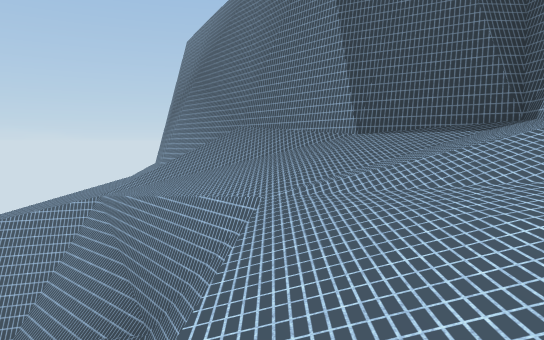
view 1 (above)

17 first-person views from a walk through a scene from a Unity 3-D project. The camera is 1.5 m above the floor, tilts 4° down and sees 70° across. The floor is counted in squares, 2 m on a side. Each view is taken from the middle of a square. On the plan, view 1 faces up. The plan holds only what a view shows up to about 12 squares ahead; the rest is blank. The place goes on beyond the plan. The player is left out. Surface patterns are stand-ins for the level's own textures.

view 2
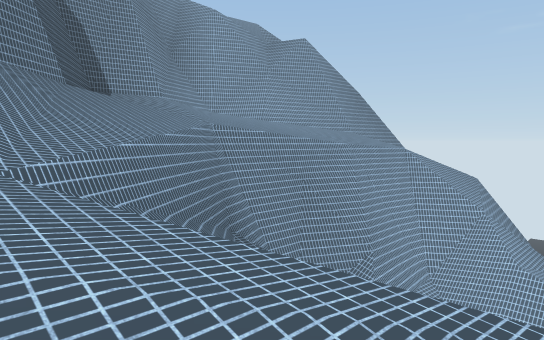

view 3
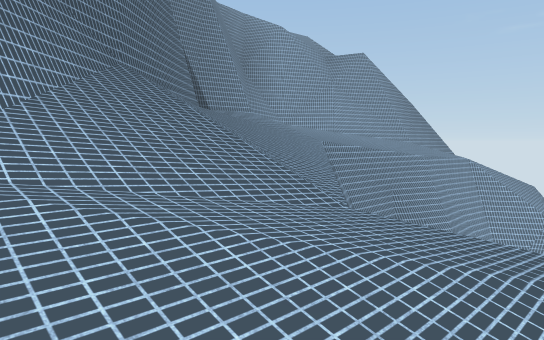

view 4
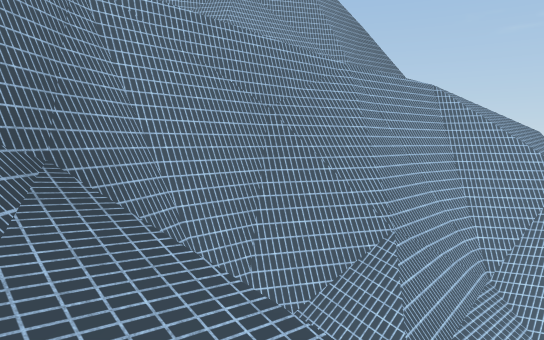

view 5
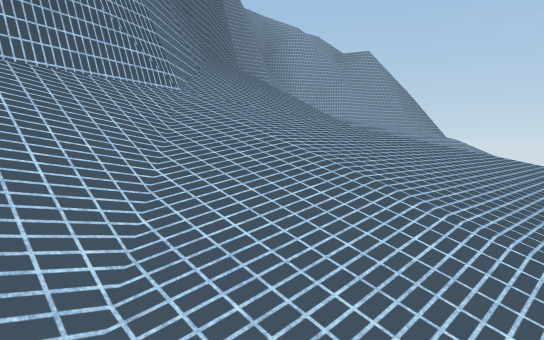

view 6
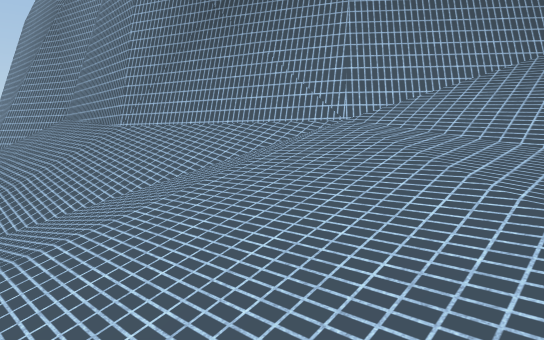

view 7
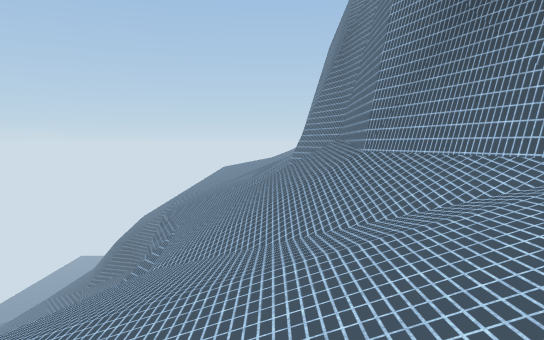

view 8
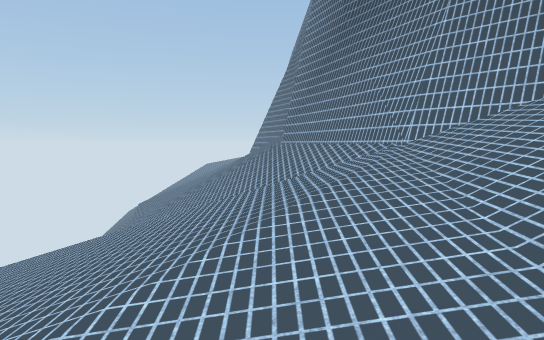

view 9
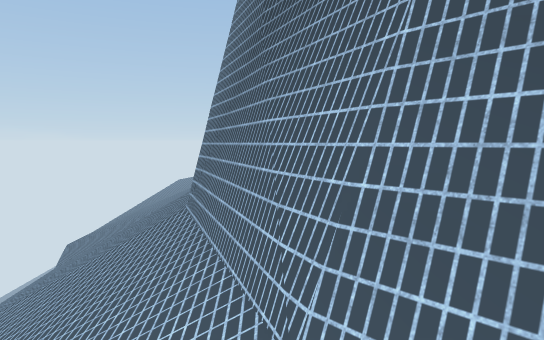

view 10
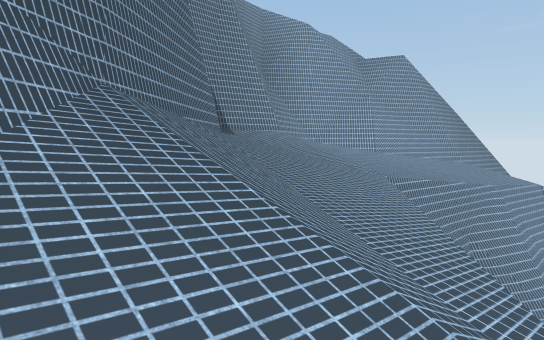

view 11
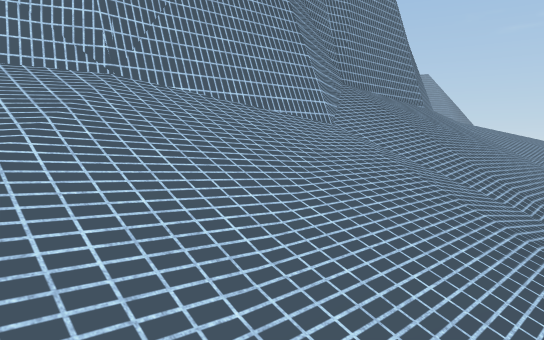

view 12
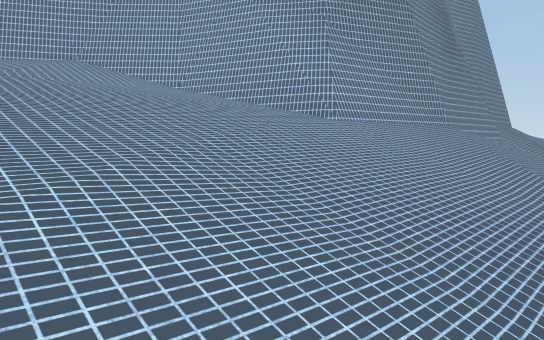

view 13
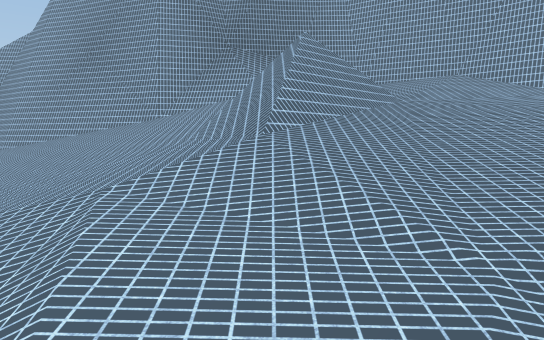

view 14
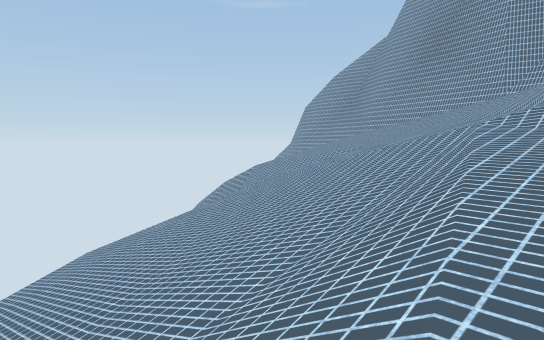

view 15
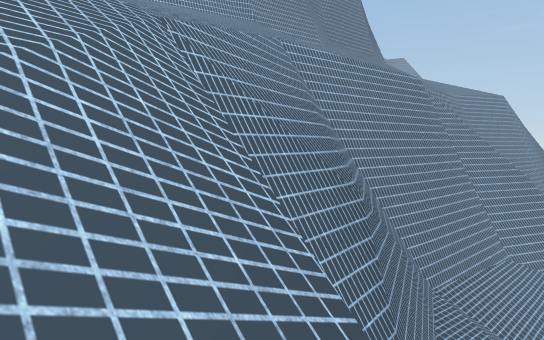

view 16
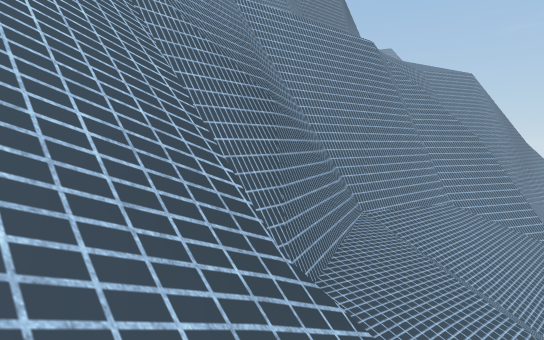

view 17
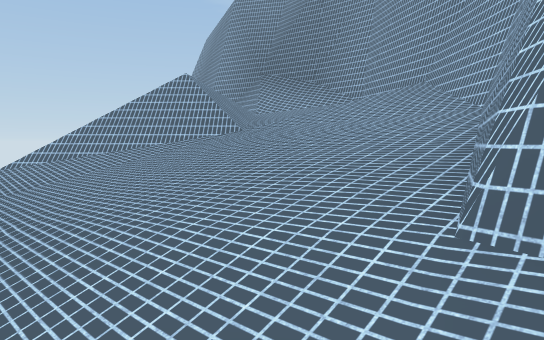

### Floor plan
Key: @ floor where view 1 was taken; # wall or solid block; . main floor; : floor 0.75 m higher than the main floor; - floor 0.75 m lower than the main floor; + floor 1.5 m higher than the main floor; _ floor 1.5 m lower than the main floor; < floor 4.75 m lower than the main floor; ( floor 6.5 m lower than the main floor; / step, stairs or slope; = window, fence, low wall or low ledge; v drop or lower ground.
Columns run from 12 left of view 1 to 3 right of it. Each row starts with its distance up from view 1.
 33           ////#
 32      //v  ////#
 31      ////////##
 30      ////////#
 29      ////////#
 28      ////////##
 27     /__///===##
 26      //_//=/++#
 25 ////  //..:/++#
 24  /v/////..://##
 23  =#v////..:+##
 22  //#v////.###
 21  //#v////##
 20  //# ///##
 19  //#v///#
 18  //#v///#
 17  //#v///#
 16  /##vv//##
 15     vv///#
 14      v///#
 13      v///#
 12      v///#
 11      v///##
 10      v__./##
  9       __.//##
  8       __-///##
  7       __/=///#
  6       v///#//###
  5        =///////#
  4            #/:+#
  3           ##///#
  2          =##.:+#
  1          =#v.:+#
  0        ((##v@.##
 -1        (<=#v..##
 -2          =vv.###

Where each view was taken, in squares from view 1:
view 1: 0 up, 0 right, facing up
view 2: 8 up, 6 left, facing down-right
view 3: 10 up, 5 left, facing down-right
view 4: 5 up, 4 left, facing down-right
view 5: 12 up, 6 left, facing down-right
view 6: 8 up, 6 left, facing up-right
view 7: 8 up, 5 left, facing up
view 8: 7 up, 4 left, facing up
view 9: 9 up, 3 left, facing up
view 10: 9 up, 3 left, facing down-right
view 11: 20 up, 7 left, facing down-right
view 12: 26 up, 7 left, facing down-right
view 13: 27 up, 7 left, facing right
view 14: 27 up, 8 left, facing up-right
view 15: 25 up, 11 left, facing down-right
view 16: 25 up, 12 left, facing down-right
view 17: 21 up, 5 left, facing up-right
